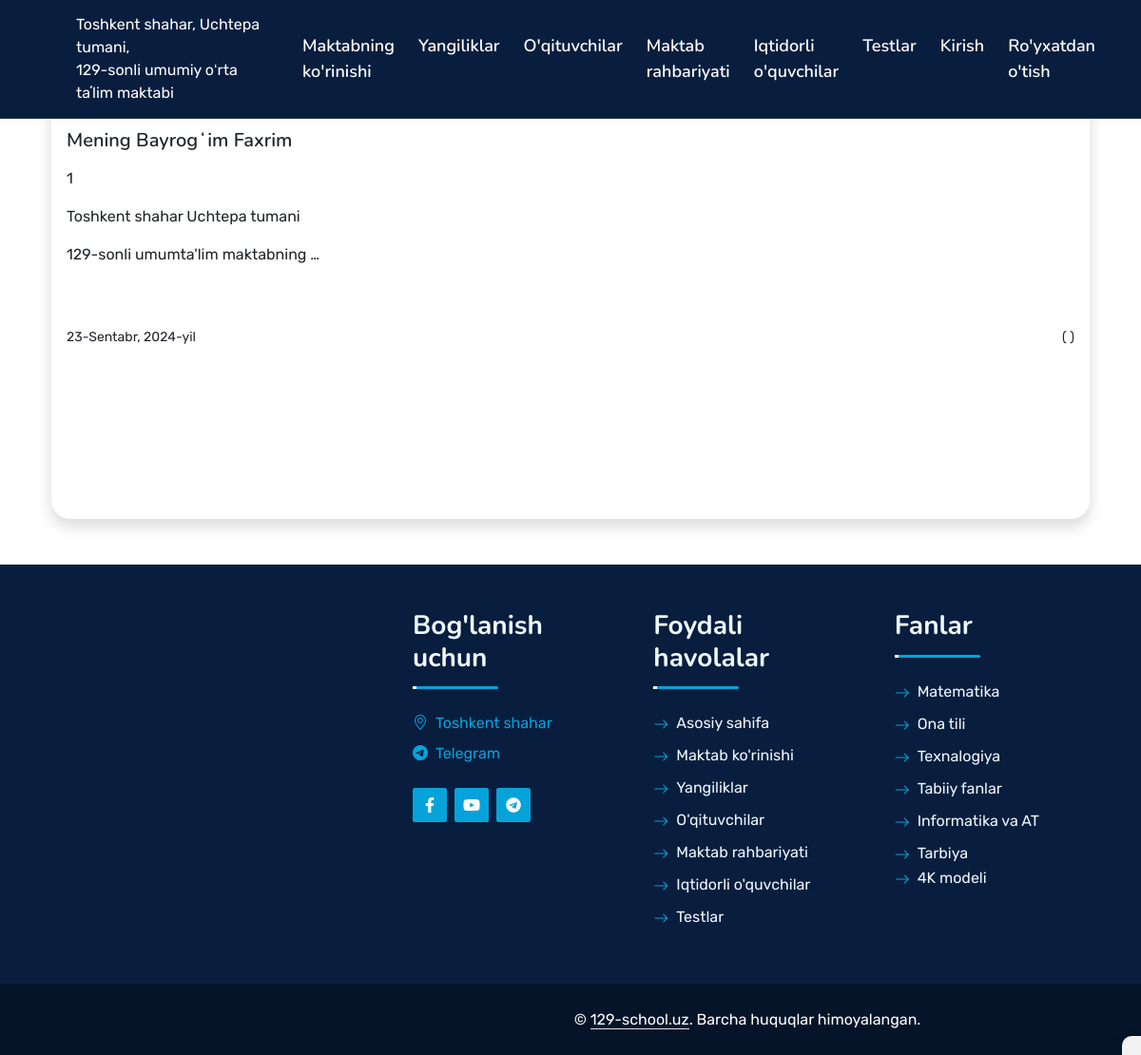
Screenshot of /news/article/13/ with the database file from the repository.
### news/models.py (models this page shows, shortened)
class News(models.Model):
    title = models.CharField(max_length=100, verbose_name='Yangilik nomi')
    date = models.DateField(auto_now_add=True)
    body = RichTextField(blank=False, null=False, verbose_name="Yangilik haqida to'liq ma'lumot")
    image_news = models.ImageField(null=False, blank=False, upload_to="images/", verbose_name='Yangilik rasmi', help_text='Iltimos yangilikga rasm yuklashni unutmang !')
    class Meta:
        verbose_name = "Yangilik qo'shish"
        verbose_name_plural = "Yangiliklar"

### news/views.py (the view)
# urls.py: path('article/<int:pk>/', DetailNewsView.as_view(), name='news_detail')
class DetailNewsView(DetailView):
    model = News
    template_name = 'article_detail.html'
    def get_context_data(self, *args, **kwargs):
        context = super(DetailNewsView,self).get_context_data(*args, **kwargs)
        return context

### templates/article_detail.html (shortened to what this page needs)
{% extends 'base.html' %}
{% block content %}
<div class="shadow"
  style="position: fixed; bottom: 0; right: 0; padding: 10px; background-color: #f1f1f1; border-top-left-radius: 10px; box-shadow: -1px -1px 3px rgba(0, 0, 0, 0.2); text-align: right;">
</div>
<div class="container mt-5 pt-5 wow fadeInUp" data-wow-delay="0.3s">
  <div class="card mb-3 shadow">
    <div class="card-body">
      <h5 class="card-title">{{ object.title }}</h5>
      <p class="card-text">{{ object.body|safe }}<br><br><small class="float-start">{{ object.date }}</small> <small
          class="float-end">{{ user.username }} ({{ user.first_name.title }} {{ user.last_name.title }})</small></p>
    </div>
  </div>
</div>
{% endblock content %}

### static/css/style.css (style rules this page uses)
:root { --primary: #06A3DA; --secondary: #34AD54; --light: #EEF9FF; --dark: #091E3E; }
h5, h6, .fw-medium { font-weight: 600 !important; }

### rows the page displays
News: title "Mening Bayrogʻim Faxrim", body "1 Toshkent shahar Uchtepa tumani 129-sonli umumta'lim maktabning …", date "23-Sentabr, 2024-yil"
